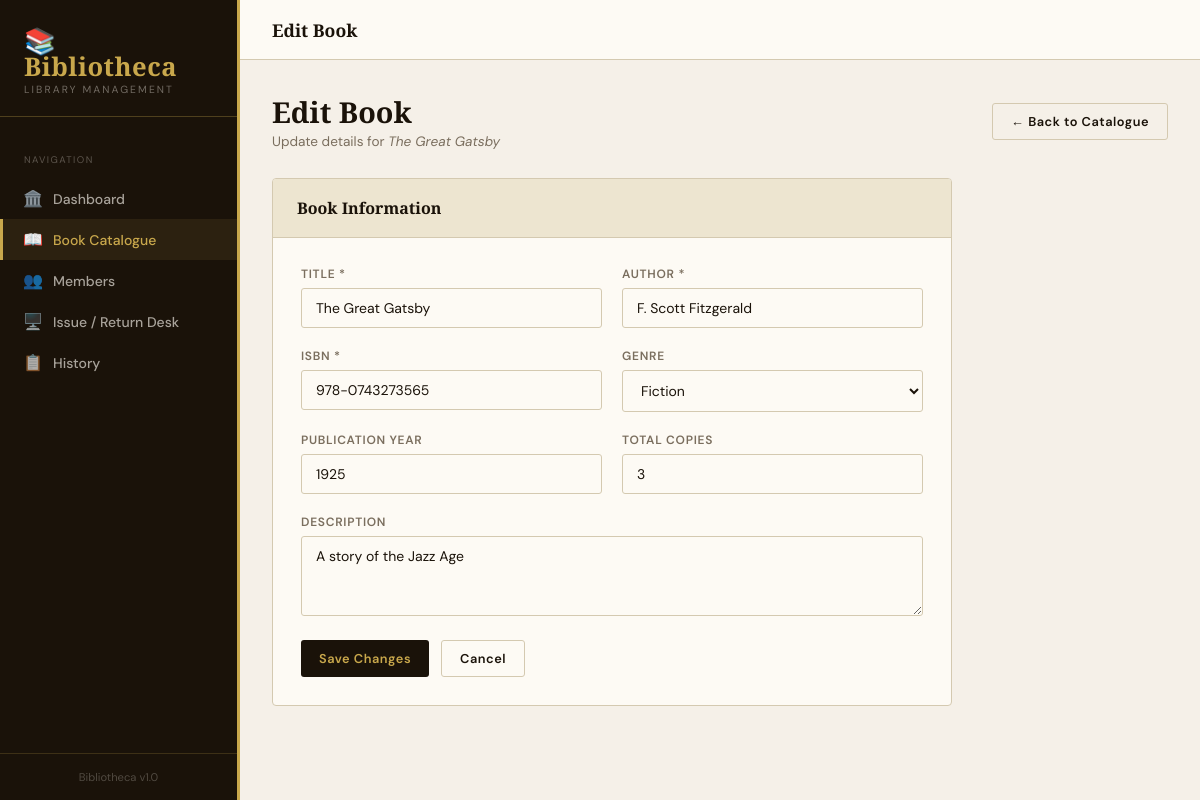
Page /books/edit/1 on the committed database.
### tables this page shows
CREATE TABLE books (
        id INTEGER PRIMARY KEY AUTOINCREMENT,
        title TEXT NOT NULL,
        author TEXT NOT NULL,
        isbn TEXT UNIQUE NOT NULL,
        genre TEXT,
        year INTEGER,
        total_copies INTEGER DEFAULT 1,
        available_copies INTEGER DEFAULT 1,
        description TEXT,
        added_on TEXT DEFAULT CURRENT_TIMESTAMP
    );

### app.py (the view, shortened to what this page needs)
@app.route('/books/edit/<int:book_id>', methods=['GET', 'POST'])
def edit_book(book_id):
    conn = get_db()
    book = conn.execute("SELECT * FROM books WHERE id=?", (book_id,)).fetchone()
    conn.close()
    return render_template('edit_book.html', book=book)

### app.py (called while the page is built)
def get_db():
    conn = sqlite3.connect(DB_PATH)
    conn.row_factory = sqlite3.Row
    return conn

### templates/edit_book.html (shortened to what this page needs)
{% extends "base.html" %}
{% block page_title %}Edit Book{% endblock %}
{% block content %}
<div class="page-header">
  <div>
    <h2>Edit Book</h2>
    <p>Update details for <em>{{ book.title }}</em></p>
  </div>
  <a href="{{ url_for('catalogue') }}" class="btn btn-outline">← Back to Catalogue</a>
</div>
<div style="max-width:680px">
  <div class="card">
    <div class="card-header"><div class="card-title">Book Information</div></div>
    <div style="padding:28px">
      <form method="POST">
        <div class="form-grid">
          <div class="form-group">
            <label>Title *</label>
            <input type="text" name="title" required value="{{ book.title }}">
          </div>
          <div class="form-group">
            <label>Author *</label>
            <input type="text" name="author" required value="{{ book.author }}">
          </div>
          <div class="form-group">
            <label>ISBN *</label>
            <input type="text" name="isbn" required value="{{ book.isbn }}">
          </div>
          <div class="form-group">
            <label>Genre</label>
            <select name="genre">
              {% for g in ['Fiction','Non-Fiction','Dystopian','Sci-Fi','Fantasy','Mystery','Biography','Self-Help','Technology','History','Science','Philosophy','Other'] %}
              <option {% if book.genre == g %}selected{% endif %}>{{ g }}</option>
              {% endfor %}
            </select>
          </div>
          <div class="form-group">
            <label>Publication Year</label>
            <input type="number" name="year" value="{{ book.year }}">
          </div>
          <div class="form-group">
            <label>Total Copies</label>
            <input type="number" name="copies" required min="1" value="{{ book.total_copies }}">
          </div>
          <div class="form-group full">
            <label>Description</label>
            <textarea name="description">{{ book.description or '' }}</textarea>
          </div>
        </div>
        <div style="margin-top:24px; display:flex; gap:12px">
          <button type="submit" class="btn btn-primary">Save Changes</button>
          <a href="{{ url_for('catalogue') }}" class="btn btn-outline">Cancel</a>
        </div>
      </form>
    </div>
  </div>
</div>
{% endblock %}

### templates/base.html (style rules this page uses)
:root { --ink: #1a1209; --cream: #f5f0e8; --parchment: #ede5d0; --gold: #c9a84c; --gold-light: #e8c97a; --rust: #b84c2b; --forest: #2d5a3d; --muted: #7a6e5e; --border: #d4c9b0; --white: #fdfaf4; --shadow: rgba(26,18,9,0.12); }
* { margin:0; padding:0; box-sizing:border-box; }
body { font-family: 'DM Sans', sans-serif; background: var(--cream); color: var(--ink); min-height: 100vh; }
.card { background: var(--white); border: 1px solid var(--border); border-radius: 4px; overflow: hidden; margin-bottom: 24px; }
.card-header { padding: 18px 24px; border-bottom: 1px solid var(--border); display: flex; align-items:center; justify-content:space-between; background: var(--parchment); }
.card-title { font-family: 'Playfair Display', serif; font-size: 1rem; font-weight: 600; }
.btn { display: inline-flex; align-items:center; gap:6px; padding: 9px 18px; border-radius: 3px; font-size: 0.8rem; font-weight: 600; cursor: pointer; text-decoration: none; border: none; transition: all 0.2s; font-family: inherit; letter-spacing: 0.04em; }
.btn-primary { background: var(--ink); color: var(--gold); }
.btn-outline { background: transparent; color: var(--ink); border: 1.5px solid var(--border); }
.form-grid { display: grid; grid-template-columns: 1fr 1fr; gap: 20px; }
.form-group { display:flex; flex-direction:column; gap:6px; }
.form-group.full { grid-column: 1/-1; }
label { font-size: 0.75rem; font-weight: 600; letter-spacing:0.06em; text-transform: uppercase; color: var(--muted); }
input, select, textarea { padding: 10px 14px; border: 1.5px solid var(--border); border-radius: 3px; font-family: inherit; font-size: 0.875rem; background: var(--white); color: var(--ink); transition: border-color 0.2s; outline: none; }
textarea { resize: vertical; min-height: 80px; }
.page-header { display:flex; align-items:center; justify-content:space-between; margin-bottom: 28px; }
.page-header h2 { font-family: 'Playfair Display', serif; font-size: 1.8rem; font-weight: 700; }
.page-header p { color: var(--muted); font-size: 0.85rem; margin-top: 2px; }

### rows in the picture
books: title "The Great Gatsby", author "F. Scott Fitzgerald", isbn "978-0743273565", genre "Fiction", year "1925", copies "3", description "A story of the Jazz Age"
